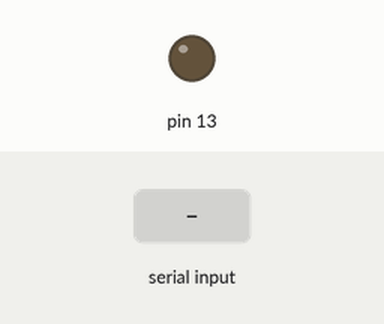
Recording of a sketch running on a simulated Arduino Uno, built with avr-gcc and run on an emulated ATmega328P. On the bench: output pins drawn as LEDs (lit = HIGH). The inputs (shaded band) are chosen by the test bench.

Above: at 1.2 s.
1.3 s: "A" received over Serial
At 1.6 s:
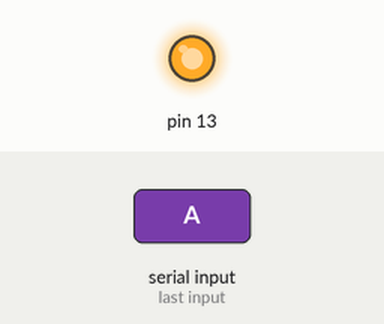
2.8 s: "B" received over Serial
At 3.9 s:
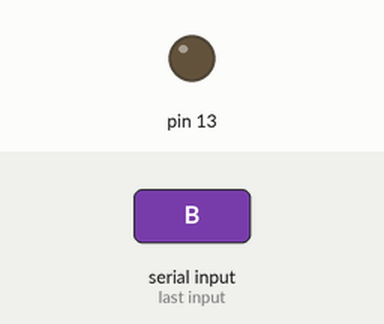
Timing chart, 0 to 5.8 s (numbered marks = the images above; inputs shaded):
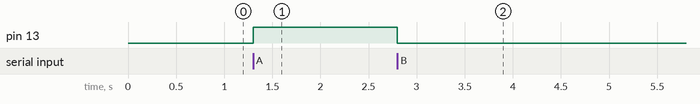

The sketch:

Serial_2.ino
```cpp
// Funciones
// Declaraciones
// Prototipo de funciones
void ledBegin(int arg_pin);
void ledOn(void);
void ledOff(void);
int ledPin;

byte data; // 0 255

// Configuración
void setup(){
  Serial.begin(9600);
  ledBegin(13);

}

void loop(){
}

// Desarrollo de las funciones
void ledBegin(int arg_pin){
  ledPin = arg_pin;

  pinMode(ledPin,OUTPUT);
  digitalWrite(ledPin,LOW);
}

// Funcion de encendido del Led
void ledOn(void){
  digitalWrite(ledPin,HIGH);
}

// Funcion de apagado del Led
void ledOff(void){
  digitalWrite(ledPin,LOW);
}

// Funciones asíncronas
void serialEvent(){
  data = Serial.read();
  // Serial.println(data);

  switch(data){
    case 'A':
      ledOn();
     break;
    case 'B':
      ledOff();
     break;
    default:
     break;
  }
}
```

Measured:
- after the input at 1.3 s, pin 13: LOW → HIGH at once
- after the input at 2.8 s, pin 13: HIGH → LOW at once
